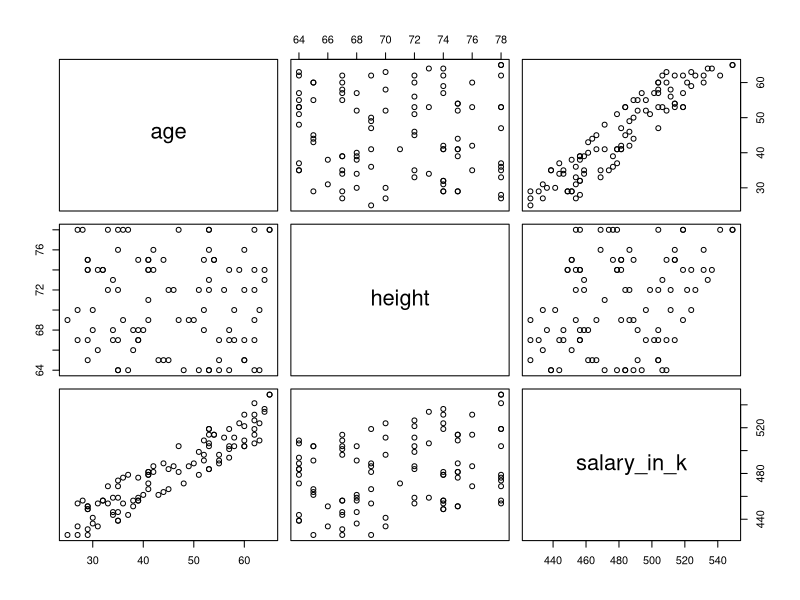
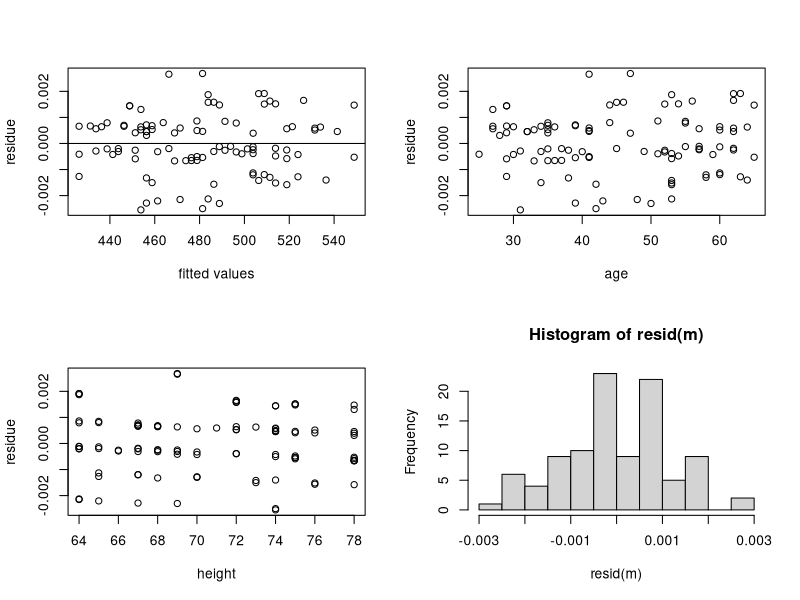
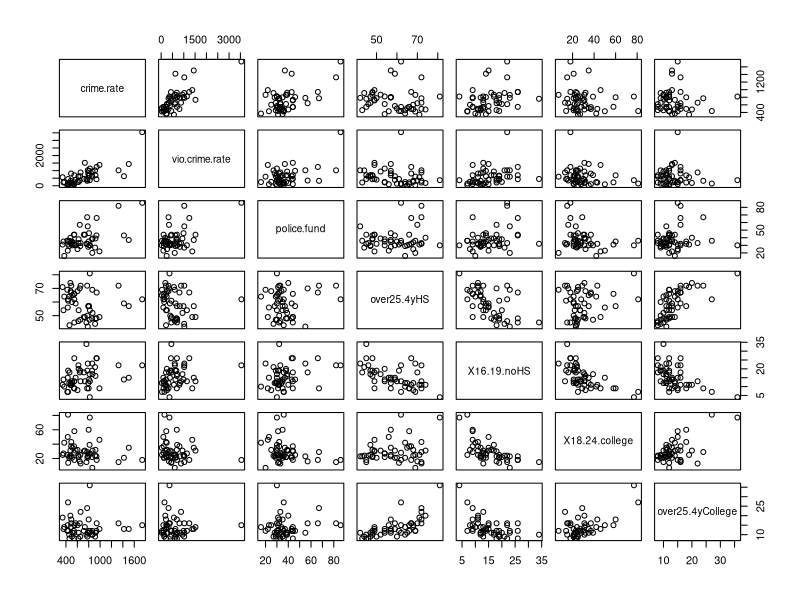

The R script that drew these images, in order:
########################
## Lecture 07
########################

##############
## Section 01
##############

##Data import
ceo <- read.csv("CEO_salary.csv")

head(ceo)

##Data handling
salary1 <- ceo$salary/1000
ceo1 <- data.frame(age=ceo$age, 
                   height=ceo$height, 
                   salary_in_k=salary1)
head(ceo1)

cor(ceo1) #correlation coefficients
pairs(ceo1) #Draw a matrix of scatter plots

##Multiple linear regression
m <- lm(ceo1$salary_in_k~ceo1$age+ceo1$height)
m
m <- lm(salary_in_k~age+height, data=ceo1)
m
coefficients(m) # model coefficients
coef(m) # same as coefficients()
summary(m)

##############
## Section 02
##############

# ANOVA table by hand
fitted(m) # vector of fitted y values
(totalss <- sum((salary1 - mean(salary1))^2))
(regss <- sum((fitted(m) - mean(salary1))^2))
(resiss <- sum((salary1-fitted(m))^2))
(fstatistic <- (regss/2)/(resiss/97))
(pvalue <- 1-pf(fstatistic, df1=2, df2=97))
(R2 <- regss/totalss)

anova(m)

# Critical value of F test
qf(0.99, df1=2, df2=97)

##############
## Section 03
##############

# Critical value of t test
# for each individual predictor
## CV approach
(su <- summary(m))
qt(0.995, df=97)
## p value approach
pt(su$coef[8], 97, lower.tail = F)
##CI for coefficients
confint(m, level=0.95)

##############
## Section 04
##############

## Residual plots and hitogram to check assumptions
resid(m) # model residuals
residuals(m) # same as resid()
par(mfrow=c(2,2)) # Split graphing window
plot(fitted(m), resid(m), axes=TRUE, 
     frame.plot=TRUE, xlab='fitted values', ylab='residue')
abline(a=0, b=0)
plot(ceo1$age, resid(m), axes=TRUE, 
     frame.plot=TRUE, xlab='age', ylab='residue')
plot(ceo1$height, resid(m), axes=TRUE, 
     frame.plot=TRUE, xlab='height', ylab='residue')
hist(resid(m)) # check for normality

##############
## Additional Ex
##############

#The crime dataset contains 7 columns.
#crime.rate = total overall reported crime rate per 1 million residents
#vio.crime.rate = reported violent crime rate per 100,000 residents
#polic.fund = annual police funding in $/resident
#over25.4yHS = % of people 25 years+ with 4 yrs. of high school
#x16.19.noHS = % of 16 to 19 year-olds not in highschool and not highschool graduates.
#x18.24.college = % of 18 to 24 year-olds in college
#over25.4yCollege = % of people 25 years+ with at least 4 years of college
#Reference: Life In America's Small Cities, By G.S. Thomas

#1) Find out the association among these variables. 
#2) Perform MLR with crime.rate being the response variable.  
#3) Perform MLR with vio.crime.rate being the response variable.  
#4) Are the models statistically significant? Are they useful? 
#     Are the coefficents significant?


data <- read.csv("crime.csv")
data


#1) Calculate correlation and plot scatterplots to learn the associaton among variables
cor(data)
pairs(data)

#2) From above results, we identified variables that 
# associates with crime.rate 
# - police.fund (0.53), X16.19.noHS (0.32), 
# X18.24.college (-0.18), and over25.4yHs (-0.14).  
#Multiple linear regression
m <- lm(crime.rate~police.fund+X16.19.noHS+over25.4yHS+X18.24.college, data=data)
summary(m)

# Alternatively only use police.fund (0.53) and 
# X16.19.noHS (0.32) to set up MLR model
m1 <- lm(crime.rate~police.fund+X16.19.noHS, data=data)
summary(m1)

#3) Similar process as in 2)
m2 <- lm(vio.crime.rate~police.fund+X16.19.noHS, data=data)
summary(m2)

#4) Yes, modle m, m1 and m2 are all statistically significant with 
# p value <= 0.001
# beta_police.fund is the only significant coefficient in all models